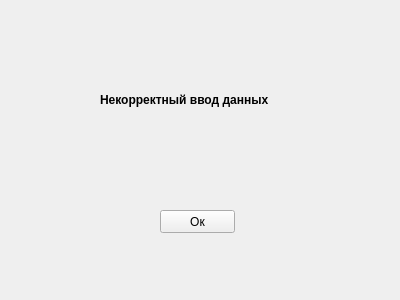
<?xml version="1.0" encoding="UTF-8"?>
<ui version="4.0">
 <class>Form</class>
 <widget class="QWidget" name="Form">
  <property name="geometry">
   <rect>
    <x>0</x>
    <y>0</y>
    <width>400</width>
    <height>300</height>
   </rect>
  </property>
  <property name="windowTitle">
   <string>Form</string>
  </property>
  <widget class="QPushButton" name="pushButton">
   <property name="geometry">
    <rect>
     <x>160</x>
     <y>210</y>
     <width>75</width>
     <height>23</height>
    </rect>
   </property>
   <property name="text">
    <string>Ок</string>
   </property>
  </widget>
  <widget class="QLabel" name="label">
   <property name="geometry">
    <rect>
     <x>100</x>
     <y>90</y>
     <width>211</width>
     <height>20</height>
    </rect>
   </property>
   <property name="text">
    <string>&lt;html&gt;&lt;head/&gt;&lt;body&gt;&lt;p&gt;&lt;span style=&quot; font-size:9pt; font-weight:600;&quot;&gt;Некорректный ввод данных&lt;/span&gt;&lt;/p&gt;&lt;/body&gt;&lt;/html&gt;</string>
   </property>
  </widget>
 </widget>
 <resources/>
 <connections/>
</ui>
